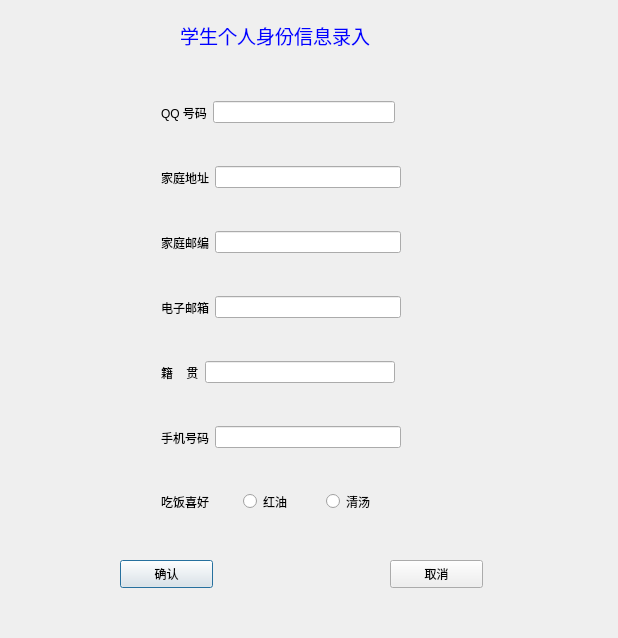
<?xml version="1.0" encoding="UTF-8"?>
<ui version="4.0">
 <class>save_student_info</class>
 <widget class="QDialog" name="save_student_info">
  <property name="geometry">
   <rect>
    <x>0</x>
    <y>0</y>
    <width>618</width>
    <height>638</height>
   </rect>
  </property>
  <property name="windowTitle">
   <string>Dialog</string>
  </property>
  <property name="styleSheet">
   <string notr="true">
background-image: url(:/school_logo/C:/Users/Defend/Desktop/picture/tree.jpg);</string>
  </property>
  <widget class="QLabel" name="label_3">
   <property name="geometry">
    <rect>
     <x>180</x>
     <y>20</y>
     <width>231</width>
     <height>31</height>
    </rect>
   </property>
   <property name="styleSheet">
    <string notr="true">background-image: url();</string>
   </property>
   <property name="text">
    <string>&lt;html&gt;&lt;head/&gt;&lt;body&gt;&lt;p&gt;&lt;span style=&quot; font-size:14pt; color:#0000ff;&quot;&gt;学生个人身份信息录入&lt;/span&gt;&lt;/p&gt;&lt;/body&gt;&lt;/html&gt;</string>
   </property>
  </widget>
  <widget class="QWidget" name="layoutWidget">
   <property name="geometry">
    <rect>
     <x>161</x>
     <y>426</y>
     <width>240</width>
     <height>23</height>
    </rect>
   </property>
   <layout class="QHBoxLayout" name="horizontalLayout">
    <item>
     <widget class="QLabel" name="label">
      <property name="styleSheet">
       <string notr="true">background-image: url();</string>
      </property>
      <property name="text">
       <string>手机号码</string>
      </property>
     </widget>
    </item>
    <item>
     <widget class="QLineEdit" name="iphone_lineEdit">
      <property name="styleSheet">
       <string notr="true">
background-image: url();</string>
      </property>
     </widget>
    </item>
   </layout>
  </widget>
  <widget class="QWidget" name="layoutWidget">
   <property name="geometry">
    <rect>
     <x>161</x>
     <y>491</y>
     <width>241</width>
     <height>21</height>
    </rect>
   </property>
   <layout class="QHBoxLayout" name="horizontalLayout_2">
    <item>
     <widget class="QLabel" name="label_2">
      <property name="styleSheet">
       <string notr="true">background-image: url();</string>
      </property>
      <property name="text">
       <string>吃饭喜好</string>
      </property>
     </widget>
    </item>
    <item>
     <widget class="QRadioButton" name="red_radioButton">
      <property name="styleSheet">
       <string notr="true">background-image: url();</string>
      </property>
      <property name="text">
       <string>红油</string>
      </property>
     </widget>
    </item>
    <item>
     <widget class="QRadioButton" name="white_radioButton">
      <property name="styleSheet">
       <string notr="true">background-image: url();</string>
      </property>
      <property name="text">
       <string>清汤</string>
      </property>
     </widget>
    </item>
   </layout>
  </widget>
  <widget class="QPushButton" name="ok_pushButton">
   <property name="geometry">
    <rect>
     <x>120</x>
     <y>560</y>
     <width>93</width>
     <height>28</height>
    </rect>
   </property>
   <property name="styleSheet">
    <string notr="true">background-image: url();</string>
   </property>
   <property name="text">
    <string>确认</string>
   </property>
  </widget>
  <widget class="QPushButton" name="cancel_pushButton">
   <property name="geometry">
    <rect>
     <x>390</x>
     <y>560</y>
     <width>93</width>
     <height>28</height>
    </rect>
   </property>
   <property name="styleSheet">
    <string notr="true">background-image: url();</string>
   </property>
   <property name="text">
    <string>取消</string>
   </property>
  </widget>
  <widget class="QWidget" name="">
   <property name="geometry">
    <rect>
     <x>161</x>
     <y>166</y>
     <width>240</width>
     <height>23</height>
    </rect>
   </property>
   <layout class="QHBoxLayout" name="horizontalLayout_6">
    <item>
     <widget class="QLabel" name="label_7">
      <property name="styleSheet">
       <string notr="true">background-image: url();</string>
      </property>
      <property name="text">
       <string>家庭地址</string>
      </property>
     </widget>
    </item>
    <item>
     <widget class="QLineEdit" name="address_lineEdit">
      <property name="styleSheet">
       <string notr="true">background-image: url();</string>
      </property>
     </widget>
    </item>
   </layout>
  </widget>
  <widget class="QWidget" name="">
   <property name="geometry">
    <rect>
     <x>161</x>
     <y>101</y>
     <width>234</width>
     <height>23</height>
    </rect>
   </property>
   <layout class="QHBoxLayout" name="horizontalLayout_7">
    <item>
     <widget class="QLabel" name="label_8">
      <property name="styleSheet">
       <string notr="true">background-image: url();</string>
      </property>
      <property name="text">
       <string>QQ 号码</string>
      </property>
     </widget>
    </item>
    <item>
     <widget class="QLineEdit" name="qq_number_lineEdit">
      <property name="styleSheet">
       <string notr="true">background-image: url();</string>
      </property>
     </widget>
    </item>
   </layout>
  </widget>
  <widget class="QWidget" name="">
   <property name="geometry">
    <rect>
     <x>161</x>
     <y>296</y>
     <width>240</width>
     <height>23</height>
    </rect>
   </property>
   <layout class="QHBoxLayout" name="horizontalLayout_4">
    <item>
     <widget class="QLabel" name="label_5">
      <property name="styleSheet">
       <string notr="true">background-image: url();</string>
      </property>
      <property name="text">
       <string>电子邮箱</string>
      </property>
     </widget>
    </item>
    <item>
     <widget class="QLineEdit" name="email_address_lineEdit">
      <property name="styleSheet">
       <string notr="true">background-image: url();</string>
      </property>
     </widget>
    </item>
   </layout>
  </widget>
  <widget class="QWidget" name="">
   <property name="geometry">
    <rect>
     <x>161</x>
     <y>231</y>
     <width>240</width>
     <height>23</height>
    </rect>
   </property>
   <layout class="QHBoxLayout" name="horizontalLayout_5">
    <item>
     <widget class="QLabel" name="label_6">
      <property name="styleSheet">
       <string notr="true">background-image: url();</string>
      </property>
      <property name="text">
       <string>家庭邮编</string>
      </property>
     </widget>
    </item>
    <item>
     <widget class="QLineEdit" name="postcode_lineEdit">
      <property name="styleSheet">
       <string notr="true">background-image: url();</string>
      </property>
     </widget>
    </item>
   </layout>
  </widget>
  <widget class="QWidget" name="">
   <property name="geometry">
    <rect>
     <x>161</x>
     <y>361</y>
     <width>234</width>
     <height>23</height>
    </rect>
   </property>
   <layout class="QHBoxLayout" name="horizontalLayout_3">
    <item>
     <widget class="QLabel" name="label_4">
      <property name="styleSheet">
       <string notr="true">background-image: url();</string>
      </property>
      <property name="text">
       <string>籍    贯</string>
      </property>
     </widget>
    </item>
    <item>
     <widget class="QLineEdit" name="home_from_lineEdit">
      <property name="styleSheet">
       <string notr="true">background-image: url();</string>
      </property>
     </widget>
    </item>
   </layout>
  </widget>
 </widget>
 <resources/>
 <connections/>
</ui>
